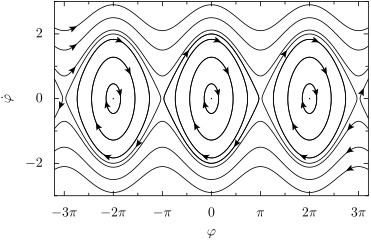

Here is the Python script that generated this plot:
#!/usr/bin/python3

from math import sin,pi
from pyx import *
from scipy.integrate import odeint
import numpy as np

def plot(g,phi0,alpha0, arrow=True):
    y0 = np.array([phi0,alpha0])
    d = []
    for i,(alpha,phi) in enumerate(odeint(f, y0, times)):
        d.append((alpha,phi))

    if arrow:
        g.plot(graph.data.points(d, x=1, y=2), [graph.style.line([deco.arrow(pos=0.05)])])
    else:
        g.plot(graph.data.points(d, x=1, y=2), [graph.style.line()])


def f(y,t, omega=1):
    phi,alpha = y
    return np.array([alpha, -omega**2*sin(phi)])

g = graph.graphxy(
    width = 8,
    x     = graph.axis.lin(title=r"$\varphi$", divisor=pi, texter=graph.axis.texter.rational(suffix=r"\pi"), min=-3.2*pi, max=3.2*pi),
    y     = graph.axis.lin(title=r"$\dot\varphi$", min=-3, max=3)
)

times = np.linspace(0,50,1500)

for phi0 in np.linspace(-pi-1e-1, pi+1e-1, 8):
    plot(g,phi0,0)
    plot(g,phi0+2*pi,0)
    plot(g,phi0-2*pi,0)

plot(g,0,0.01, arrow=False)
plot(g,2*pi,0.01, arrow=False)
plot(g,-2*pi,0.01, arrow=False)

for alpha0 in (2.5,2.9):
    plot(g,-6*pi,alpha0)
    plot(g,6*pi,-alpha0)

plot(g,-5*pi,0.7)
plot(g,5*pi,-0.7)

g.writePDFfile()
